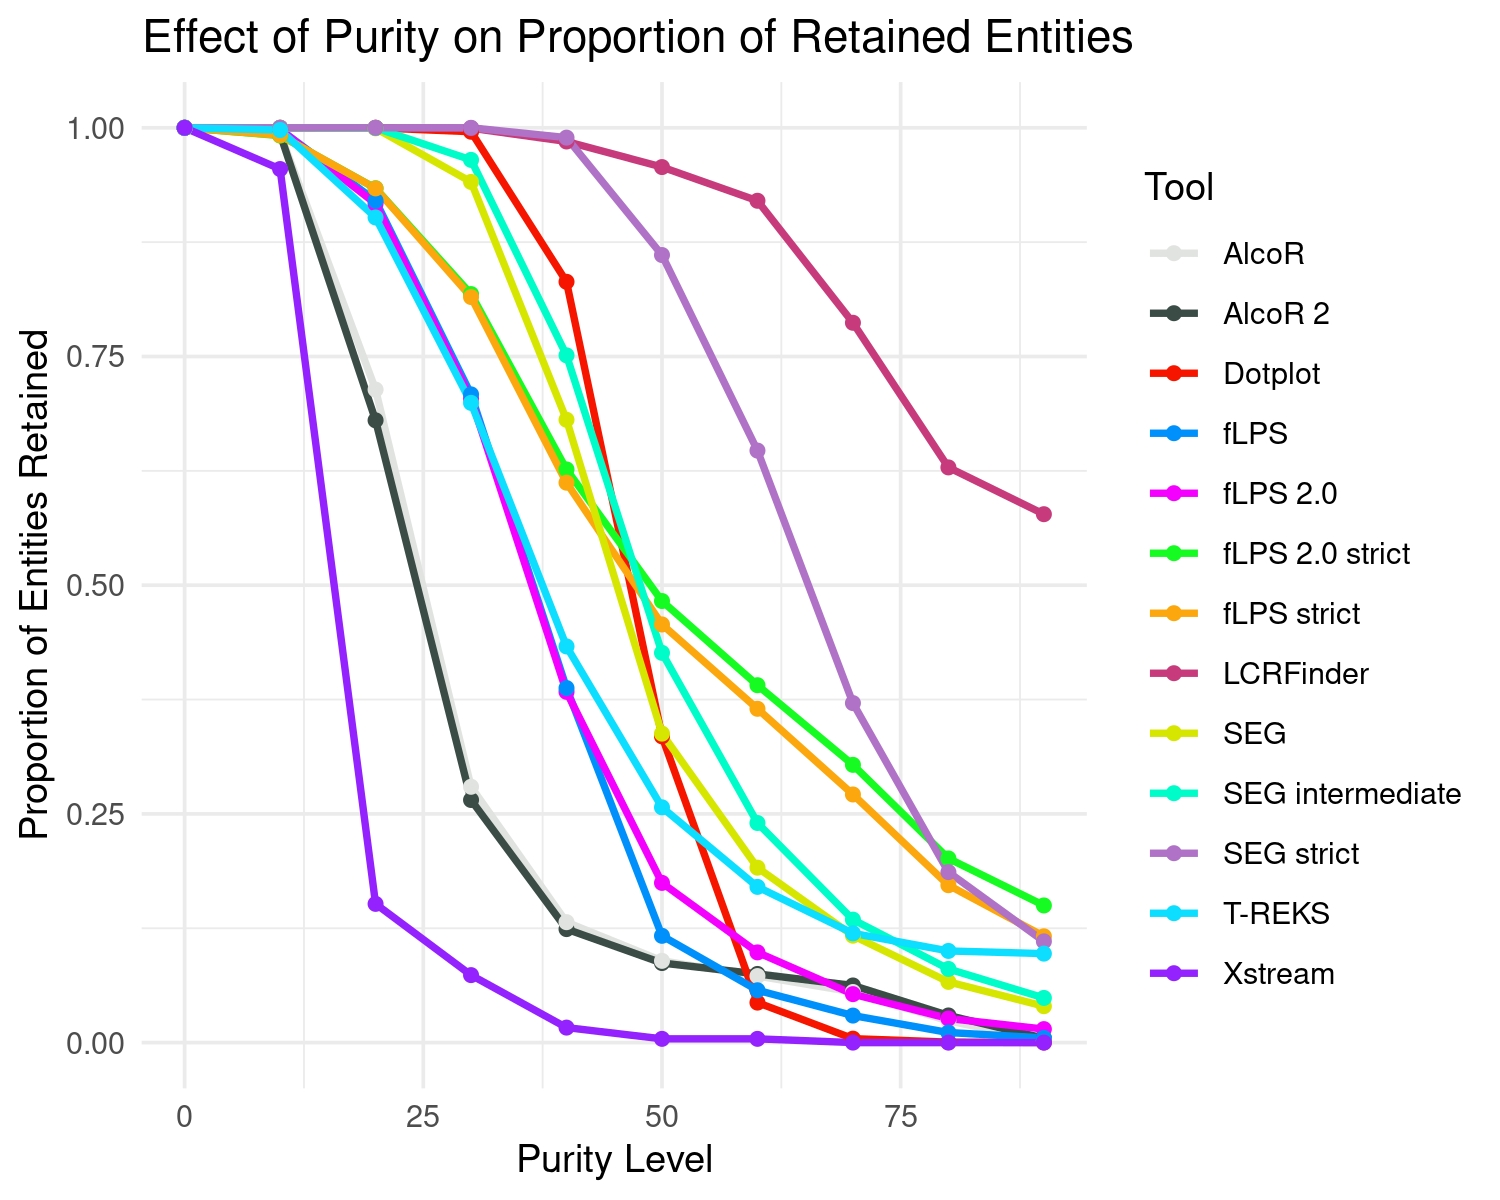

Reproduce this figure in R.
setwd("/home/anirjit/ANIRJIT/RESULTS/Purity/human")

library(ggplot2)
library(dplyr)
library(Polychrome)  # For creating distinct colors

# Load the data
data <- read.table("entity_counts.tsv", header=TRUE, sep="\t", stringsAsFactors=FALSE)

# Calculate slopes for each tool
slopes <- data %>%
  group_by(Filename) %>%
  summarize(Slope = coef(lm(Proportion ~ Purity, data = .))[2])

# Print slopes
print(slopes)

# Create a color palette with as many colors as unique Filenames
num_files <- length(unique(data$Filename))
distinct_colors <- createPalette(num_files, seedcolors = c("#000000", "#FFFFFF"))
names(distinct_colors) <- unique(data$Filename)

# Plot without grid lines
jpeg("Retention_2.jpg", width = 1500, height = 1200, res = 250, quality = 100)

ggplot(data, aes(x = Purity, y = Proportion, color = Filename, group = Filename)) +
  geom_line(size = 1) +
  geom_point() +
  scale_color_manual(values = distinct_colors) +
  labs(title = "Effect of Purity on Proportion of Retained Entities",
       x = "Purity Level",
       y = "Proportion of Entities Retained",
       color = "Tool") +
  theme_minimal() +
  theme(legend.position = "right")

dev.off()
